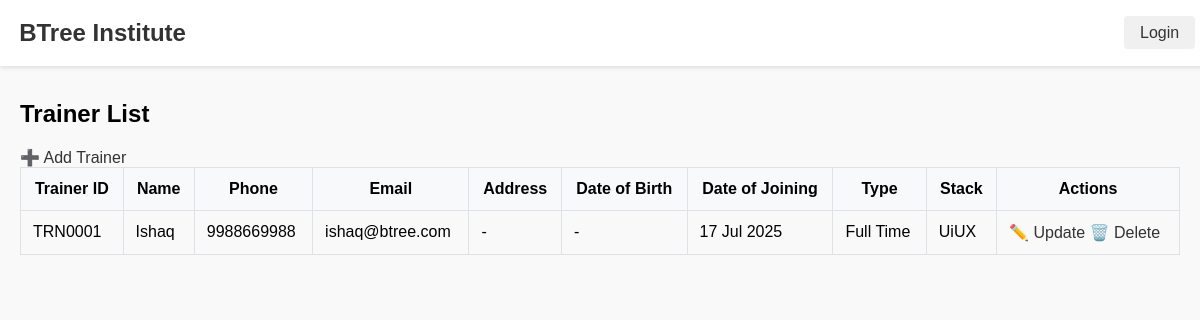
Page /trainers/ on the earlier database version.
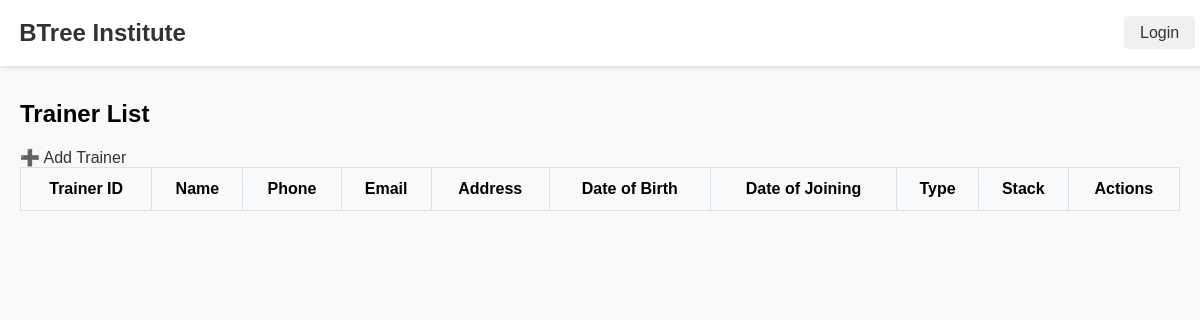
Same page on the later database version.
### trainersdb/models.py (models this page shows, shortened)
class Trainer(models.Model):
    TRAINER_TYPE_CHOICES = [
        ('FT', 'Full Time'),
        ('FL', 'Freelancer'),
    ]
    trainer_id = models.CharField(max_length=10, unique=True, blank=True)
    name = models.CharField(max_length=100)
    phone = models.CharField(max_length=15)
    email = models.EmailField()
    address = models.TextField(blank=True, null=True)
    date_of_birth = models.DateField(blank=True, null=True)
    date_of_joining = models.DateField(auto_now_add=True, null=True)
    trainer_type = models.CharField(max_length=2, choices=TRAINER_TYPE_CHOICES)
    stack = models.CharField(max_length=200)

### trainersdb/views.py (the view)
# urls.py: path('', trainer_list, name='trainer_list'),
def trainer_list(request):
    trainers = Trainer.objects.all()
    return render(request, 'trainersdb/trainer_list.html', {'trainers': trainers})

### templates/trainersdb/trainer_list.html
{% extends "base.html" %}
{% block content %}
<div class="container">
    <h2>Trainer List</h2>
    <a href="{% url 'create_trainer' %}" class="btn btn-primary mb-3">➕ Add Trainer</a>
    <table class="table table-striped">
        <thead>
            <tr>
                <th>Trainer ID</th>
                <th>Name</th>
                <th>Phone</th>
                <th>Email</th>
                <th>Address</th>
                <th>Date of Birth</th>
                <th>Date of Joining</th>
                <th>Type</th>
                <th>Stack</th>
                <th>Actions</th>
            </tr>
        </thead>
        <tbody>
            {% for trainer in trainers %}
            <tr>
                <td>{{ trainer.trainer_id }}</td>
                <td>{{ trainer.name }}</td>
                <td>{{ trainer.phone }}</td>
                <td>{{ trainer.email }}</td>
                <td>{{ trainer.address|default:'-' }}</td>
                <td>{{ trainer.date_of_birth|date:"d M Y"|default:'-' }}</td>
                <td>{{ trainer.date_of_joining|date:"d M Y"|default:'-' }}</td>
                <td>{{ trainer.get_trainer_type_display }}</td>
                <td>{{ trainer.stack }}</td>
                <td>
                    <a href="{% url 'update_trainer' trainer.pk %}" class="btn btn-sm btn-info">✏️ Update</a>
                    <a href="{% url 'delete_trainer' trainer.pk %}" class="btn btn-sm btn-danger">🗑️ Delete</a>
                </td>
            </tr>
            {% endfor %}
        </tbody>
    </table>
</div>
{% endblock %}

### templates/base.html (shortened to what this page needs)
<!DOCTYPE html>
<html>
<head>
    {% load static %}
    <link rel="stylesheet" href="{% static 'css/styles.css' %}">
</head>
<body>
    {% include 'includes/navbar.html' %}
    <div class="main-container">
        <div class="content-container">
            {% block content %}{% endblock %}
        </div>
    </div>
</body>
</html>

### templates/includes/navbar.html
<nav style="background-color: #ffffff; padding: 1.2rem; box-shadow: 0 2px 4px rgba(0,0,0,0.1); position: fixed; width: 98%; top: 0; z-index: 1000; display: flex; justify-content: space-between; align-items: center;">
    <div class="logo" style="font-size: 1.5rem; font-weight: bold;">
        <a href="/" style="text-decoration: none; color: #333;">BTree Institute</a>
    </div>
    <div class="auth-buttons">
        {% if user.is_authenticated %}
            <span style="margin-right: 1rem;">Welcome, {{ user.name }}</span>
            <a href="{% url 'logout' %}" style="padding: 0.5rem 1rem; background-color: #f0f0f0; border-radius: 4px; color: #333; text-decoration: none;">Logout</a>
        {% else %}
            <a href="{% url 'login' %}" style="padding: 0.5rem 1rem; background-color: #f0f0f0; border-radius: 4px; color: #333; text-decoration: none;">Login</a>
        {% endif %}
    </div>
</nav>

### static/css/styles.css (style rules this page uses)
body { font-family: Arial, sans-serif; margin: 0; padding: 0; background-color: #f9f9f9; }
a { text-decoration: none; color: #333; }

Differences in the rows shown:
removed Trainer: trainer_id "TRN0001", name "Ishaq", phone "9988669988", email "ishaq@btree.com", address "-", date_of_birth "-", date_of_joining "17 Jul 2025", trainer_type "Full Time", stack "UiUX"
